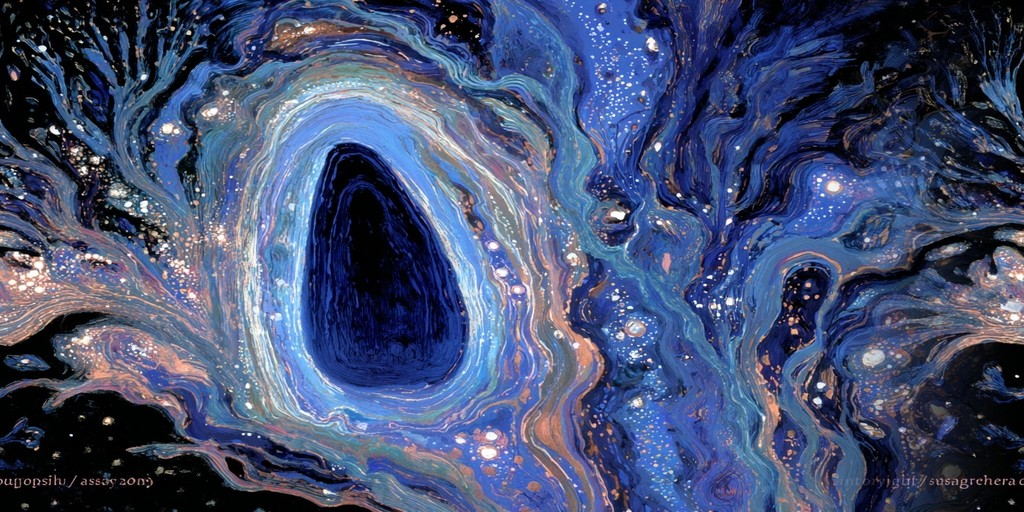
#> input picture fontes/peles/pele-agua.jpg, 1024 x 512 px
$ python analise_panorama.py peles/pele-agua.jpg out.png
#> lines starting #> are read from the running program, lines starting #| are printed output that depends on the picture
# -*- coding: utf-8 -*-
"""
Diagnostico de panorama equirretangular.
Mede: (1) descontinuidade da costura horizontal, (2) convergencia dos polos.
Gera a versao deslocada (offset) pronta pra correcao no Photoshop.
"""
import sys
import numpy as np
from PIL import Image

src = sys.argv[1]
out_offset = sys.argv[2]

im = Image.open(src).convert("RGB")
#> im is the input picture: PIL image 1024x512 RGB; mean R, G, B 68.3, 79.8, 114.4
a = np.asarray(im).astype(np.float64)
H, W, _ = a.shape
#> H = 512; W = 1024
print(f"Dimensoes: {W}x{H}  (proporcao {W/H:.3f} : 1)")
#| Dimensoes: 1024x512  (proporcao 2.000 : 1)
print()

# ---------------------------------------------------------------
# 1) DESCONTINUIDADE DA COSTURA
# Comparo a diferenca entre a ultima e a primeira coluna (que se
# encostam numa esfera) com a diferenca media entre colunas vizinhas
# normais. Se a costura for muito maior que a media, ela aparece.
# ---------------------------------------------------------------
diffs = np.abs(a[:, 1:, :] - a[:, :-1, :]).mean(axis=(0, 2))  # por par de colunas
#> diffs = 1023 values, max 17.96 at index 81, min 5.51 at index 377, mean 12.02
baseline = float(np.median(diffs))
#> baseline = 12.22
seam = float(np.abs(a[:, 0, :] - a[:, -1, :]).mean())
#> seam = 10.1

print("== COSTURA HORIZONTAL (esquerda encontra direita) ==")
print(f"  diferenca media entre colunas vizinhas normais : {baseline:6.2f}")
#|   diferenca media entre colunas vizinhas normais :  12.22
print(f"  diferenca na costura (col 0 vs col {W-1})        : {seam:6.2f}")
#|   diferenca na costura (col 0 vs col 1023)        :  10.10
print(f"  razao costura/normal                           : {seam/baseline:6.2f}x")
#|   razao costura/normal                           :   0.83x
if seam / baseline > 3:
    print("  -> COSTURA VISIVEL. Precisa correcao.")
elif seam / baseline > 1.5:
    print("  -> Costura leve, perceptivel em area clara.")
else:
    print("  -> Costura aceitavel.")
print()

# Onde a costura mais dói: por faixa de altura
print("  Onde a costura mais aparece (por faixa vertical):")
bands = 6
for i in range(bands):
    y0, y1 = i * H // bands, (i + 1) * H // bands
    d = float(np.abs(a[y0:y1, 0, :] - a[y0:y1, -1, :]).mean())
    lum = float(a[y0:y1, [0, -1], :].mean())
    tag = "CRITICO" if d > baseline * 4 else ("atencao" if d > baseline * 2 else "ok")
    print(f"    y {y0:4d}-{y1:4d} | dif {d:6.2f} | brilho {lum:6.2f} | {tag}")
#> this loop made 6 passes
#> (d, lum) on passes 1 to 6: (8.44, 11.63), (13.01, 41.13), (13.87, 73.86), (12.82, 145.6), (4.92, 17.64), (7.55, 19.16)
#|     y    0-  85 | dif   8.44 | brilho  11.63 | ok
#|     y   85- 170 | dif  13.01 | brilho  41.13 | ok
#|     y  170- 256 | dif  13.87 | brilho  73.86 | ok
#|     y  256- 341 | dif  12.82 | brilho 145.57 | ok
#|     y  341- 426 | dif   4.92 | brilho  17.64 | ok
#|     y  426- 512 | dif   7.55 | brilho  19.16 | ok
print()

# ---------------------------------------------------------------
# 2) CONVERGENCIA DOS POLOS
# Numa esfera, a linha do topo inteira vira UM unico ponto (zenite),
# e a de baixo idem (nadir). Se essas linhas tiverem cores variadas,
# o polo vira um redemoinho borrado quando a pessoa olha pra cima.
# ---------------------------------------------------------------
print("== POLOS (topo = zenite, base = nadir) ==")
for nome, row in (("topo ", a[0]), ("base ", a[-1])):
    desvio = float(row.std(axis=0).mean())
    media = float(row.mean())
    tag = "OK, converge" if desvio < 12 else ("aceitavel" if desvio < 30 else "VAI BORRAR")
    print(f"  {nome}: variacao de cor {desvio:6.2f} | brilho medio {media:6.2f} | {tag}")
#> this loop made 2 passes
#> (nome, desvio, media, tag) on passes 1 to 2: ('topo ', 46.89, 44.75, 'VAI BORRAR'), ('base ', 55.79, 57.31, 'VAI BORRAR')
#|   topo : variacao de cor  46.89 | brilho medio  44.75 | VAI BORRAR
#|   base : variacao de cor  55.79 | brilho medio  57.31 | VAI BORRAR
print()

# ---------------------------------------------------------------
# 3) MAPA DE BRILHO POR COLUNA
# Serve pra saber onde estao as areas escuras (onde emenda some).
# ---------------------------------------------------------------
col_lum = a.mean(axis=(0, 2))
#> col_lum = 1024 values, max 145.8 at index 298, min 36.43 at index 969, mean 87.49
print("== BRILHO POR REGIAO HORIZONTAL (12 fatias) ==")
slices = 12
for i in range(slices):
    x0, x1 = i * W // slices, (i + 1) * W // slices
    m = float(col_lum[x0:x1].mean())
    bar = "#" * int(m / 4)
    print(f"  x {x0:4d}-{x1:4d} | {m:6.2f} {bar}")
#> this loop made 12 passes
#> (m, bar) on passes 1 to 12: (56.87, '##############'), (72.44, '##################'), (100.3, '#########################'), (119.4, '#############################'), (84.55, '#####################'), (122.7, '##############################'), (121.5, '##############################'), (100.1, '#########################'), (85.36, '#####################'), (75.06, '##################'), (61.44, '###############'), (50.04, '############')
#|   x    0-  85 |  56.87 ##############
#|   x   85- 170 |  72.44 ##################
#|   x  170- 256 | 100.26 #########################
#|   x  256- 341 | 119.41 #############################
#|   x  341- 426 |  84.55 #####################
#|   x  426- 512 | 122.69 ##############################
#|   x  512- 597 | 121.55 ##############################
#|   x  597- 682 | 100.07 #########################
#> (further printed lines are left out)
print()

# ---------------------------------------------------------------
# 4) GERA A VERSAO DESLOCADA
# Deslocar meia largura leva a costura pro centro da tela, onde da
# pra ver e corrigir. Depois de corrigida, desloca de volta e as
# bordas ficam perfeitas.
# ---------------------------------------------------------------
half = W // 2
#> half = 512
rolled = np.roll(a, half, axis=1).astype(np.uint8)
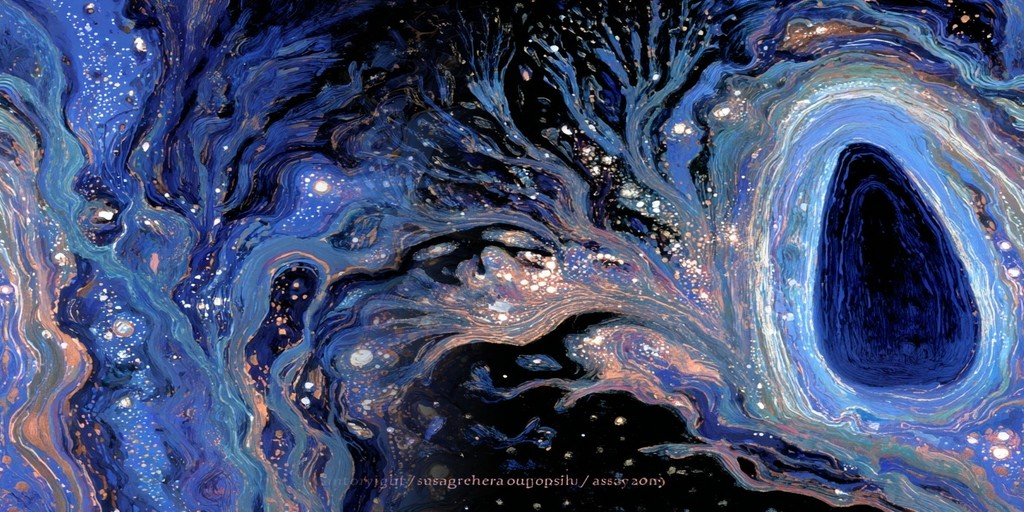
#> rolled: shape (512, 1024, 3); mean R, G, B 68.3, 79.8, 114.4
Image.fromarray(rolled).save(out_offset)
print(f"Gerado (costura no centro, x={half}): {out_offset}")
#| Gerado (costura no centro, x=512): out.png

$ run again, on fontes/peles/pele-fogo.jpg
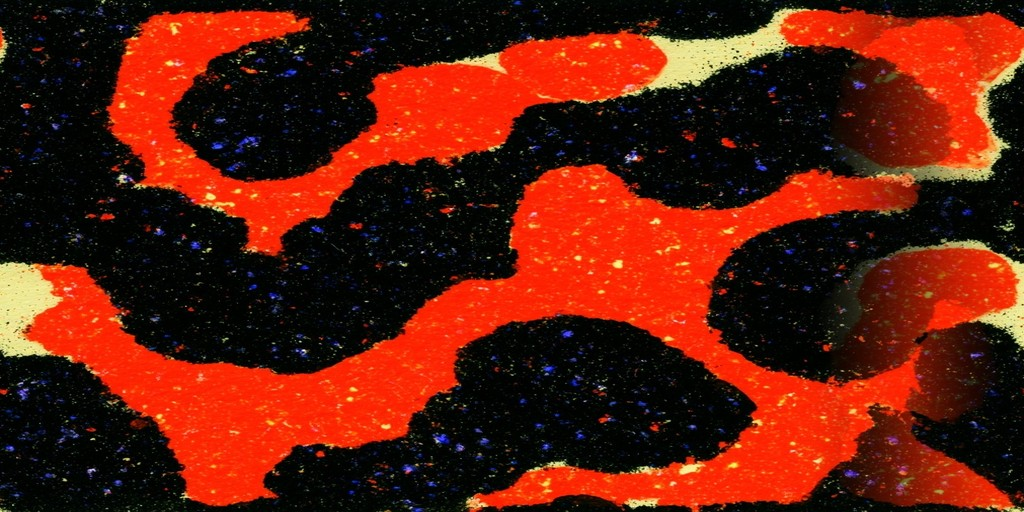
#> input picture fontes/peles/pele-fogo.jpg, 1024 x 512 px
#> im is the input picture: PIL image 1024x512 RGB; mean R, G, B 98.7, 28.6, 12.3
#| Dimensoes: 1024x512  (proporcao 2.000 : 1)
#> diffs = 1023 values, max 10.18 at index 1010, min 3.87 at index 809, mean 5.57
#> baseline = 5.34
#> seam = 9.99
#|   diferenca media entre colunas vizinhas normais :   5.34
#|   diferenca na costura (col 0 vs col 1023)        :   9.99
#|   razao costura/normal                           :   1.87x
#> the loop `for i in range(bands):` made 6 passes
#> (d, lum, tag) on passes 1 to 6: (14.62, 62.73, 'atencao'), (5.42, 6.56, 'ok'), (7.87, 6.93, 'ok'), (11.63, 183, 'atencao'), (10.78, 29.38, 'atencao'), (9.67, 16.17, 'ok')
#> (printed output is left out)
#> the loop `for nome, row in (("topo ", a[0]), ("base ", a[-1])):` made 2 passes
#> (nome, desvio, media, tag) on passes 1 to 2: ('topo ', 14.17, 7.76, 'aceitavel'), ('base ', 32.58, 15.94, 'VAI BORRAR')
#> (printed output is left out)
#> col_lum = 1024 values, max 69.79 at index 986, min 23.64 at index 98, mean 46.56
#> the loop `for i in range(slices):` made 12 passes
#> (m, bar) on passes 1 to 8: (34.42, '########'), (40.57, '##########'), (52.22, '#############'), (36.94, '#########'), (39.71, '#########'), (41.89, '##########'), (52.26, '#############'), (55.15, '#############')
#> (printed output is left out)
#> `rolled = np.roll(a, half, axis=1).astype(np.uint8)`:
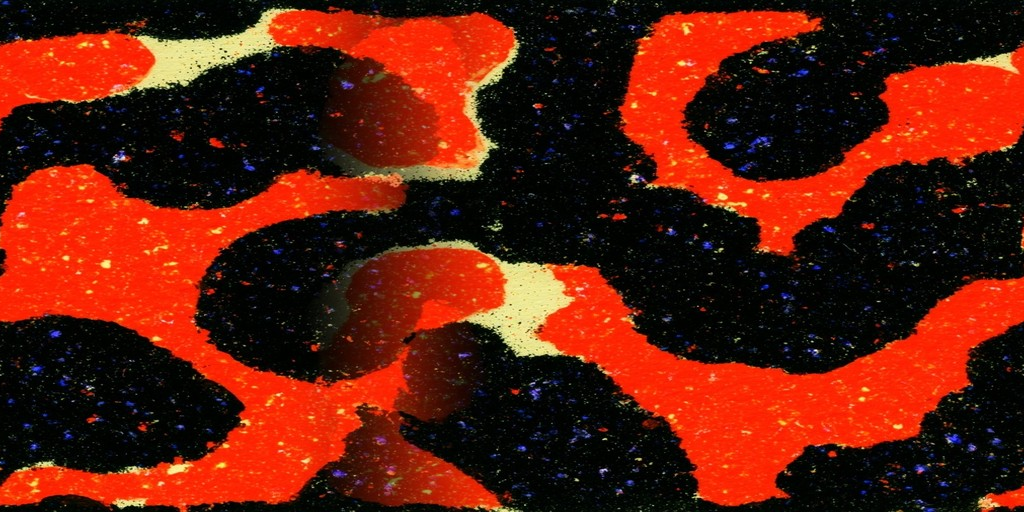
#> rolled: shape (512, 1024, 3); mean R, G, B 98.7, 28.6, 12.3
#| Gerado (costura no centro, x=512): out.png

$ run again, on fontes/peles/pele-sol.jpg
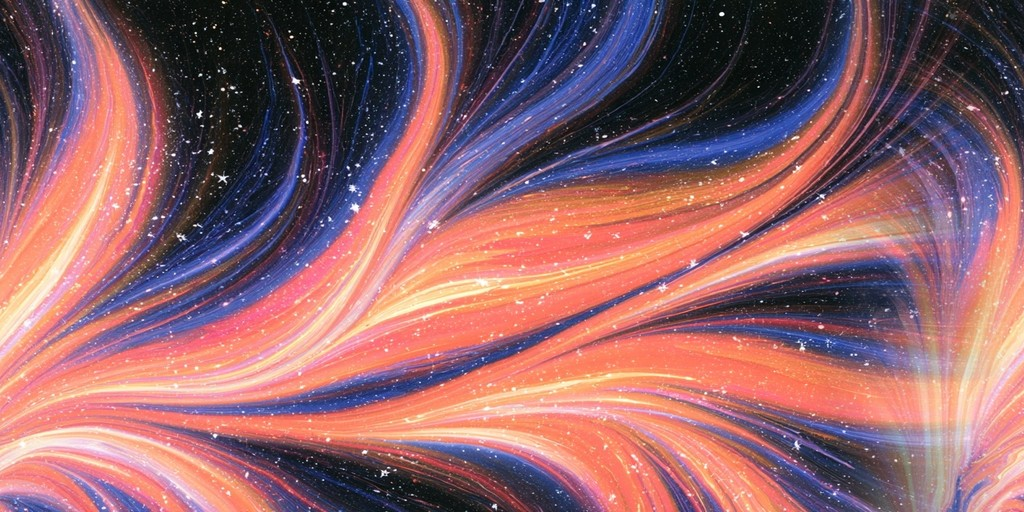
#> input picture fontes/peles/pele-sol.jpg, 1024 x 512 px
#> im is the input picture: PIL image 1024x512 RGB; mean R, G, B 147, 99.7, 105.7
#| Dimensoes: 1024x512  (proporcao 2.000 : 1)
#> diffs = 1023 values, max 12.29 at index 299, min 6.12 at index 1012, mean 8.36
#> baseline = 8.28
#> seam = 9.7
#|   diferenca media entre colunas vizinhas normais :   8.28
#|   diferenca na costura (col 0 vs col 1023)        :   9.70
#|   razao costura/normal                           :   1.17x
#> the loop `for i in range(bands):` made 6 passes
#> (d, lum) on passes 1 to 6: (9.05, 38.86), (12.24, 60.38), (10.87, 130.9), (8.17, 194.3), (9.23, 192.3), (8.62, 188.7)
#> (printed output is left out)
#> the loop `for nome, row in (("topo ", a[0]), ("base ", a[-1])):` made 2 passes
#> (nome, desvio, media, tag) on passes 1 to 2: ('topo ', 39.62, 44.01, 'VAI BORRAR'), ('base ', 57.17, 114.8, 'VAI BORRAR')
#> (printed output is left out)
#> col_lum = 1024 values, max 168.5 at index 80, min 85.34 at index 250, mean 117.5
#> the loop `for i in range(slices):` made 12 passes
#> (m, bar) on passes 1 to 8: (148.5, '#####################################'), (142.6, '###################################'), (94.11, '#######################'), (92.75, '#######################'), (118, '#############################'), (125.4, '###############################'), (122.7, '##############################'), (121.1, '##############################')
#> (printed output is left out)
#> `rolled = np.roll(a, half, axis=1).astype(np.uint8)`:
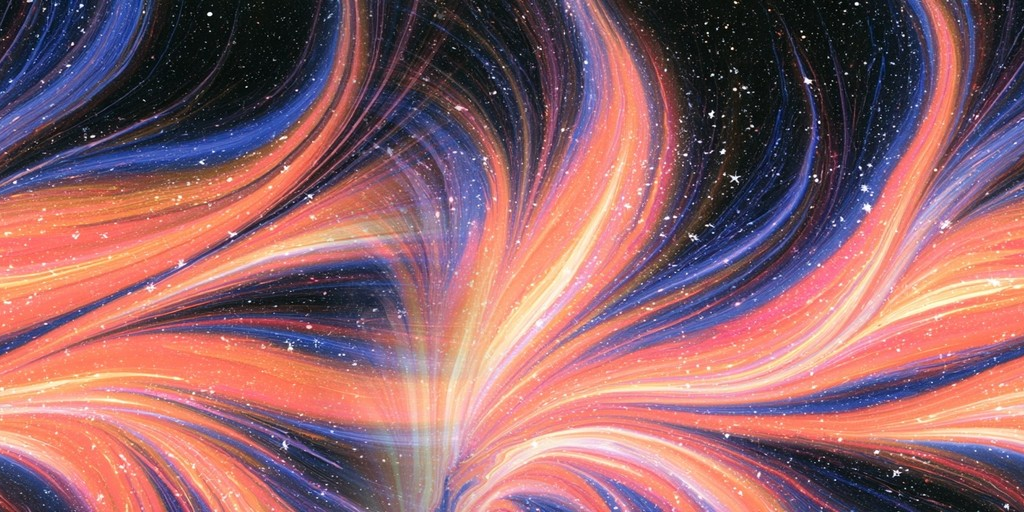
#> rolled: shape (512, 1024, 3); mean R, G, B 147, 99.7, 105.7
#| Gerado (costura no centro, x=512): out.png
